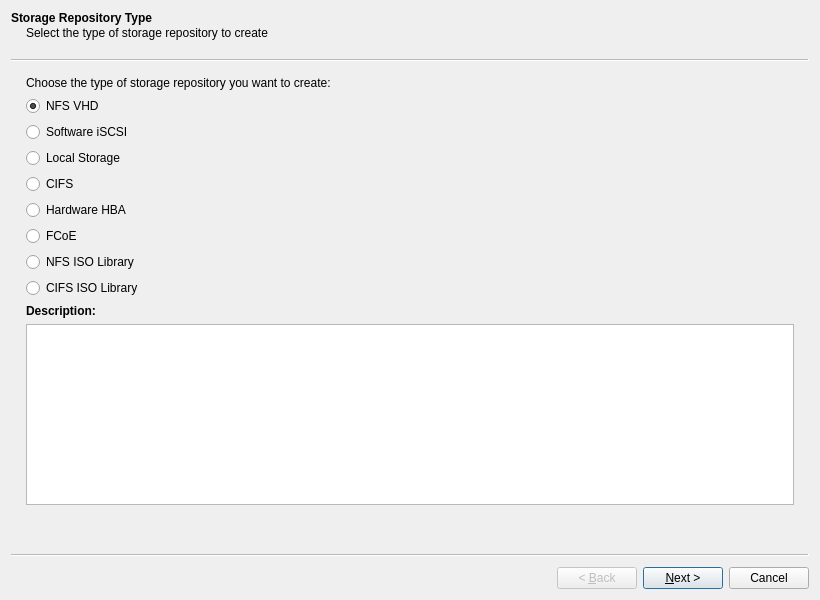
<?xml version="1.0" encoding="UTF-8"?>
<ui version="4.0">
 <class>NewSRWizard</class>
 <widget class="QWizard" name="NewSRWizard">
  <property name="geometry">
   <rect>
    <x>0</x>
    <y>0</y>
    <width>820</width>
    <height>600</height>
   </rect>
  </property>
  <property name="windowTitle">
   <string>New Storage Repository Wizard</string>
  </property>
  <property name="modal">
   <bool>true</bool>
  </property>
  <widget class="QWizardPage" name="pageType">
   <property name="title">
    <string>Storage Repository Type</string>
   </property>
   <property name="subTitle">
    <string>Select the type of storage repository to create</string>
   </property>
   <layout class="QVBoxLayout" name="typePageLayout">
    <item>
     <widget class="QLabel" name="typeInstructionLabel">
      <property name="text">
       <string>Choose the type of storage repository you want to create:</string>
      </property>
      <property name="wordWrap">
       <bool>true</bool>
      </property>
     </widget>
    </item>
    <item>
     <layout class="QVBoxLayout" name="typeRadioLayout">
      <item>
       <widget class="QRadioButton" name="nfsRadio">
        <property name="text">
         <string>NFS VHD</string>
        </property>
        <property name="checked">
         <bool>true</bool>
        </property>
       </widget>
      </item>
      <item>
       <widget class="QRadioButton" name="iscsiRadio">
        <property name="text">
         <string>Software iSCSI</string>
        </property>
       </widget>
      </item>
      <item>
       <widget class="QRadioButton" name="localStorageRadio">
        <property name="text">
         <string>Local Storage</string>
        </property>
       </widget>
      </item>
      <item>
       <widget class="QRadioButton" name="cifsRadio">
        <property name="text">
         <string>CIFS</string>
        </property>
       </widget>
      </item>
      <item>
       <widget class="QRadioButton" name="hbaRadio">
        <property name="text">
         <string>Hardware HBA</string>
        </property>
       </widget>
      </item>
      <item>
       <widget class="QRadioButton" name="fcoeRadio">
        <property name="text">
         <string>FCoE</string>
        </property>
       </widget>
      </item>
      <item>
       <widget class="QRadioButton" name="nfsIsoRadio">
        <property name="text">
         <string>NFS ISO Library</string>
        </property>
       </widget>
      </item>
      <item>
       <widget class="QRadioButton" name="cifsIsoRadio">
        <property name="text">
         <string>CIFS ISO Library</string>
        </property>
       </widget>
      </item>
     </layout>
    </item>
    <item>
     <widget class="QLabel" name="typeDescriptionLabel">
      <property name="font">
       <font>
        <bold>true</bold>
       </font>
      </property>
      <property name="text">
       <string>Description:</string>
      </property>
     </widget>
    </item>
    <item>
     <widget class="QTextEdit" name="typeDescriptionText">
      <property name="readOnly">
       <bool>true</bool>
      </property>
     </widget>
    </item>
    <item>
     <spacer name="typePageSpacer">
      <property name="orientation">
       <enum>Qt::Orientation::Vertical</enum>
      </property>
      <property name="sizeHint" stdset="0">
       <size>
        <width>20</width>
        <height>40</height>
       </size>
      </property>
     </spacer>
    </item>
   </layout>
  </widget>
  <widget class="QWizardPage" name="pageName">
   <property name="title">
    <string>Storage Repository Name and Description</string>
   </property>
   <property name="subTitle">
    <string>Specify a name and description for the new storage repository</string>
   </property>
   <layout class="QVBoxLayout" name="namePageLayout">
    <item>
     <layout class="QFormLayout" name="nameFormLayout">
      <item row="0" column="0">
       <widget class="QLabel" name="nameLabel">
        <property name="text">
         <string>&amp;Name:</string>
        </property>
        <property name="buddy">
         <cstring>nameLineEdit</cstring>
        </property>
       </widget>
      </item>
      <item row="0" column="1">
       <widget class="QLineEdit" name="nameLineEdit">
        <property name="maxLength">
         <number>255</number>
        </property>
       </widget>
      </item>
      <item row="1" column="0">
       <widget class="QLabel" name="descriptionLabel">
        <property name="text">
         <string>&amp;Description:</string>
        </property>
        <property name="buddy">
         <cstring>descriptionTextEdit</cstring>
        </property>
       </widget>
      </item>
      <item row="1" column="1">
       <widget class="QTextEdit" name="descriptionTextEdit">
        <property name="placeholderText">
         <string>Optional description for the storage repository</string>
        </property>
       </widget>
      </item>
     </layout>
    </item>
    <item>
     <spacer name="namePageSpacer">
      <property name="orientation">
       <enum>Qt::Orientation::Vertical</enum>
      </property>
      <property name="sizeHint" stdset="0">
       <size>
        <width>20</width>
        <height>40</height>
       </size>
      </property>
     </spacer>
    </item>
   </layout>
  </widget>
  <widget class="QWizardPage" name="pageConfiguration">
   <property name="title">
    <string>Storage Repository Configuration</string>
   </property>
   <property name="subTitle">
    <string>Configure the connection settings for your storage repository</string>
   </property>
   <layout class="QVBoxLayout" name="configPageLayout">
    <item>
     <widget class="QGroupBox" name="networkConfigGroup">
      <property name="title">
       <string>Network Storage Configuration</string>
      </property>
      <layout class="QFormLayout" name="networkLayout">
       <item row="0" column="0">
        <widget class="QLabel" name="serverLabel">
         <property name="text">
          <string>Server:</string>
         </property>
        </widget>
       </item>
       <item row="0" column="1">
        <widget class="QLineEdit" name="serverLineEdit">
         <property name="placeholderText">
          <string>e.g., 192.168.1.100 or nfs.example.com</string>
         </property>
        </widget>
       </item>
       <item row="1" column="0">
        <widget class="QLabel" name="serverPathLabel">
         <property name="text">
          <string>Server Path:</string>
         </property>
        </widget>
       </item>
       <item row="1" column="1">
        <widget class="QLineEdit" name="serverPathLineEdit">
         <property name="placeholderText">
          <string>e.g., /exports/xen-storage</string>
         </property>
        </widget>
       </item>
       <item row="2" column="0">
        <widget class="QLabel" name="nfsVersionLabel">
         <property name="visible">
          <bool>false</bool>
         </property>
         <property name="text">
          <string>NFS Version:</string>
         </property>
        </widget>
       </item>
       <item row="2" column="1">
        <widget class="QComboBox" name="nfsVersionComboBox">
         <property name="visible">
          <bool>false</bool>
         </property>
         <item>
          <property name="text">
           <string>NFSv3</string>
          </property>
         </item>
         <item>
          <property name="text">
           <string>NFSv4</string>
          </property>
         </item>
        </widget>
       </item>
       <item row="3" column="0">
        <widget class="QLabel" name="portLabel">
         <property name="text">
          <string>Port:</string>
         </property>
        </widget>
       </item>
       <item row="3" column="1">
        <widget class="QSpinBox" name="portSpinBox">
         <property name="minimum">
          <number>1</number>
         </property>
         <property name="maximum">
          <number>65535</number>
         </property>
         <property name="value">
          <number>2049</number>
         </property>
        </widget>
       </item>
       <item row="4" column="0">
        <widget class="QLabel" name="usernameLabel">
         <property name="text">
          <string>Username:</string>
         </property>
        </widget>
       </item>
       <item row="4" column="1">
        <widget class="QLineEdit" name="usernameLineEdit">
         <property name="placeholderText">
          <string>Username for authentication (optional for NFS)</string>
         </property>
        </widget>
       </item>
       <item row="5" column="0">
        <widget class="QLabel" name="passwordLabel">
         <property name="text">
          <string>Password:</string>
         </property>
        </widget>
       </item>
       <item row="5" column="1">
        <widget class="QLineEdit" name="passwordLineEdit">
         <property name="echoMode">
          <enum>QLineEdit::EchoMode::Password</enum>
         </property>
         <property name="placeholderText">
          <string>Password for authentication (optional for NFS)</string>
         </property>
        </widget>
       </item>
       <item row="6" column="1">
        <widget class="QPushButton" name="testConnectionButton">
         <property name="text">
          <string>Test Connection</string>
         </property>
        </widget>
       </item>
       <item row="7" column="0">
        <widget class="QLabel" name="statusLabel">
         <property name="text">
          <string>Status:</string>
         </property>
        </widget>
       </item>
       <item row="7" column="1">
        <widget class="QLabel" name="connectionStatusLabel">
         <property name="text">
          <string/>
         </property>
        </widget>
       </item>
       <item row="8" column="1">
        <widget class="QRadioButton" name="createNewSRRadio">
         <property name="text">
          <string>Create new SR</string>
         </property>
         <property name="checked">
          <bool>true</bool>
         </property>
        </widget>
       </item>
       <item row="9" column="1">
        <widget class="QRadioButton" name="reattachExistingSRRadio">
         <property name="enabled">
          <bool>false</bool>
         </property>
         <property name="text">
          <string>Reattach existing SR</string>
         </property>
        </widget>
       </item>
       <item row="10" column="0">
        <widget class="QLabel" name="existingSRsLabel">
         <property name="visible">
          <bool>false</bool>
         </property>
         <property name="text">
          <string>Existing SRs:</string>
         </property>
        </widget>
       </item>
       <item row="10" column="1">
        <widget class="QListWidget" name="existingSRsList">
         <property name="visible">
          <bool>false</bool>
         </property>
        </widget>
       </item>
      </layout>
     </widget>
    </item>
    <item>
     <widget class="QGroupBox" name="iscsiConfigGroup">
      <property name="title">
       <string>iSCSI Configuration</string>
      </property>
      <layout class="QFormLayout" name="iscsiLayout">
       <item row="0" column="0">
        <widget class="QLabel" name="targetLabel">
         <property name="text">
          <string>Target:</string>
         </property>
        </widget>
       </item>
       <item row="0" column="1">
        <layout class="QHBoxLayout" name="targetLayout">
         <item>
          <widget class="QLineEdit" name="iscsiTargetLineEdit">
           <property name="placeholderText">
            <string>e.g., 192.168.1.100:3260</string>
           </property>
          </widget>
         </item>
         <item>
          <widget class="QPushButton" name="scanISCSIButton">
           <property name="text">
            <string>Scan Target</string>
           </property>
          </widget>
         </item>
        </layout>
       </item>
       <item row="1" column="0">
        <widget class="QLabel" name="iscsiIqnLabel">
         <property name="text">
          <string>Target IQN:</string>
         </property>
        </widget>
       </item>
       <item row="1" column="1">
        <widget class="QComboBox" name="iscsiIqnComboBox">
         <property name="enabled">
          <bool>false</bool>
         </property>
         <item>
          <property name="text">
           <string>Click 'Scan Target' to discover IQNs</string>
          </property>
         </item>
        </widget>
       </item>
       <item row="2" column="0">
        <widget class="QLabel" name="iscsiLunLabel">
         <property name="text">
          <string>LUN:</string>
         </property>
        </widget>
       </item>
       <item row="2" column="1">
        <widget class="QComboBox" name="iscsiLunComboBox">
         <property name="enabled">
          <bool>false</bool>
         </property>
         <item>
          <property name="text">
           <string>Select an IQN first</string>
          </property>
         </item>
        </widget>
       </item>
       <item row="3" column="1">
        <widget class="QCheckBox" name="iscsiChapCheckBox">
         <property name="text">
          <string>Use CHAP authentication</string>
         </property>
        </widget>
       </item>
       <item row="4" column="0">
        <widget class="QLabel" name="chapUsernameLabel">
         <property name="text">
          <string>CHAP Username:</string>
         </property>
        </widget>
       </item>
       <item row="4" column="1">
        <widget class="QLineEdit" name="iscsiChapUsernameLineEdit">
         <property name="enabled">
          <bool>false</bool>
         </property>
        </widget>
       </item>
       <item row="5" column="0">
        <widget class="QLabel" name="chapPasswordLabel">
         <property name="text">
          <string>CHAP Password:</string>
         </property>
        </widget>
       </item>
       <item row="5" column="1">
        <widget class="QLineEdit" name="iscsiChapPasswordLineEdit">
         <property name="enabled">
          <bool>false</bool>
         </property>
         <property name="echoMode">
          <enum>QLineEdit::EchoMode::Password</enum>
         </property>
        </widget>
       </item>
      </layout>
     </widget>
    </item>
    <item>
     <widget class="QGroupBox" name="localConfigGroup">
      <property name="title">
       <string>Local Storage Configuration</string>
      </property>
      <layout class="QFormLayout" name="localLayout">
       <item row="0" column="0">
        <widget class="QLabel" name="deviceLabel">
         <property name="text">
          <string>Device/Path:</string>
         </property>
        </widget>
       </item>
       <item row="0" column="1">
        <layout class="QHBoxLayout" name="localPathLayout">
         <item>
          <widget class="QLineEdit" name="localPathLineEdit">
           <property name="placeholderText">
            <string>e.g., /dev/sdb1 or /mnt/storage</string>
           </property>
          </widget>
         </item>
         <item>
          <widget class="QPushButton" name="browseButton">
           <property name="text">
            <string>Browse...</string>
           </property>
          </widget>
         </item>
        </layout>
       </item>
       <item row="1" column="0">
        <widget class="QLabel" name="filesystemLabel">
         <property name="text">
          <string>Filesystem:</string>
         </property>
        </widget>
       </item>
       <item row="1" column="1">
        <widget class="QComboBox" name="filesystemComboBox">
         <item>
          <property name="text">
           <string>ext3</string>
          </property>
         </item>
         <item>
          <property name="text">
           <string>ext4</string>
          </property>
         </item>
         <item>
          <property name="text">
           <string>xfs</string>
          </property>
         </item>
         <item>
          <property name="text">
           <string>lvm</string>
          </property>
         </item>
        </widget>
       </item>
       <item row="2" column="0">
        <widget class="QLabel" name="availableSpaceLabel">
         <property name="text">
          <string>Available Space:</string>
         </property>
        </widget>
       </item>
       <item row="2" column="1">
        <widget class="QLabel" name="diskSpaceLabel">
         <property name="text">
          <string>Available space will be shown after selecting a device</string>
         </property>
        </widget>
       </item>
      </layout>
     </widget>
    </item>
    <item>
     <widget class="QGroupBox" name="fibreConfigGroup">
      <property name="title">
       <string>Fibre Channel Configuration</string>
      </property>
      <layout class="QVBoxLayout" name="fibreLayout">
       <item>
        <widget class="QLabel" name="fibreInfoLabel">
         <property name="text">
          <string>Click 'Scan for Devices' to discover Fibre Channel storage devices.</string>
         </property>
         <property name="wordWrap">
          <bool>true</bool>
         </property>
        </widget>
       </item>
       <item>
        <widget class="QPushButton" name="scanFibreButton">
         <property name="text">
          <string>Scan for Devices</string>
         </property>
        </widget>
       </item>
       <item>
        <widget class="QLabel" name="fibreStatusLabel">
         <property name="visible">
          <bool>false</bool>
         </property>
         <property name="text">
          <string/>
         </property>
        </widget>
       </item>
       <item>
        <widget class="QListWidget" name="fibreDevicesList">
         <property name="selectionMode">
          <enum>QAbstractItemView::SelectionMode::MultiSelection</enum>
         </property>
        </widget>
       </item>
       <item>
        <layout class="QHBoxLayout" name="fibreButtonLayout">
         <item>
          <widget class="QPushButton" name="selectAllFibreButton">
           <property name="enabled">
            <bool>false</bool>
           </property>
           <property name="text">
            <string>Select All</string>
           </property>
          </widget>
         </item>
         <item>
          <widget class="QPushButton" name="clearAllFibreButton">
           <property name="enabled">
            <bool>false</bool>
           </property>
           <property name="text">
            <string>Clear All</string>
           </property>
          </widget>
         </item>
         <item>
          <spacer name="fibreButtonSpacer">
           <property name="orientation">
            <enum>Qt::Orientation::Horizontal</enum>
           </property>
           <property name="sizeHint" stdset="0">
            <size>
             <width>40</width>
             <height>20</height>
            </size>
           </property>
          </spacer>
         </item>
        </layout>
       </item>
       <item>
        <widget class="QLabel" name="fibreNoteLabel">
         <property name="text">
          <string>&lt;i&gt;Note: One SR will be created for each selected device.&lt;/i&gt;</string>
         </property>
         <property name="wordWrap">
          <bool>true</bool>
         </property>
        </widget>
       </item>
      </layout>
     </widget>
    </item>
    <item>
     <spacer name="configPageSpacer">
      <property name="orientation">
       <enum>Qt::Orientation::Vertical</enum>
      </property>
      <property name="sizeHint" stdset="0">
       <size>
        <width>20</width>
        <height>40</height>
       </size>
      </property>
     </spacer>
    </item>
   </layout>
  </widget>
  <widget class="QWizardPage" name="pageSummary">
   <property name="title">
    <string>Storage Repository Summary</string>
   </property>
   <property name="subTitle">
    <string>Review the storage repository configuration and create it</string>
   </property>
   <layout class="QVBoxLayout" name="summaryPageLayout">
    <item>
     <widget class="QLabel" name="summaryTitleLabel">
      <property name="font">
       <font>
        <bold>true</bold>
       </font>
      </property>
      <property name="text">
       <string>Storage Repository Configuration Summary:</string>
      </property>
     </widget>
    </item>
    <item>
     <widget class="QTextEdit" name="summaryTextEdit">
      <property name="readOnly">
       <bool>true</bool>
      </property>
     </widget>
    </item>
    <item>
     <widget class="QLabel" name="progressLabel">
      <property name="font">
       <font>
        <bold>true</bold>
       </font>
      </property>
      <property name="text">
       <string>Creation Progress:</string>
      </property>
     </widget>
    </item>
    <item>
     <widget class="QProgressBar" name="creationProgressBar">
      <property name="visible">
       <bool>false</bool>
      </property>
     </widget>
    </item>
    <item>
     <widget class="QLabel" name="creationStatusLabel">
      <property name="text">
       <string/>
      </property>
     </widget>
    </item>
    <item>
     <spacer name="summaryPageSpacer">
      <property name="orientation">
       <enum>Qt::Orientation::Vertical</enum>
      </property>
      <property name="sizeHint" stdset="0">
       <size>
        <width>20</width>
        <height>40</height>
       </size>
      </property>
     </spacer>
    </item>
   </layout>
  </widget>
 </widget>
 <resources/>
 <connections/>
</ui>
